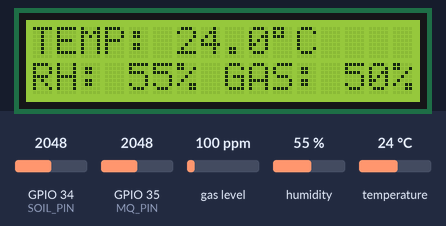
Bench run of a sketch on a simulated ESP32. Parts: 16×2 character LCD. The inputs (shaded band) are chosen by the test bench; at power-on: humidity 55 %, GPIO 35 (MQ_PIN) = 2048, temperature 24 °C, GPIO 34 (SOIL_PIN) = 2048, gas level 100 ppm. WiFi joins after 1.5 s; servers stay silent unless stated; uploads are accepted with an empty reply; what the sketch prints to the serial monitor is not drawn.

Above: at 4.3 s.
4.4 s: humidity set to 22 %
At 9.1 s:
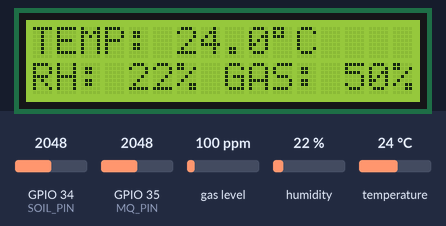
9.9 s: GPIO 35 (MQ_PIN) set to 2866
At 14.4 s:
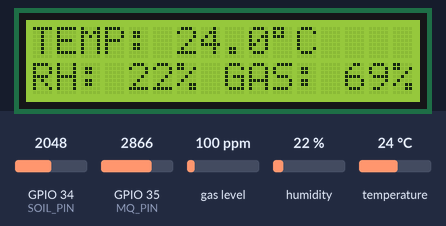
15.2 s: temperature set to 12 °C
At 19.8 s:
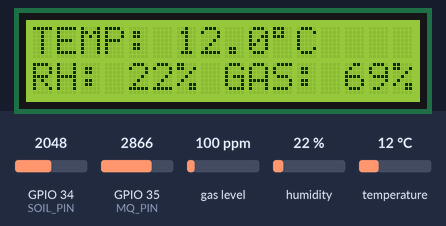
20.5 s: GPIO 35 (MQ_PIN) set to 3972
At 25.2 s:
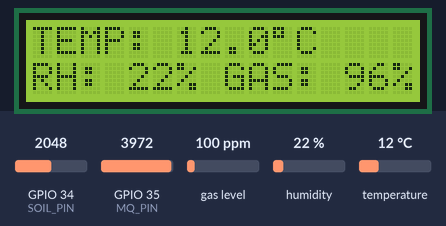
25.7 s: humidity set to 40 %
At 30.5 s:
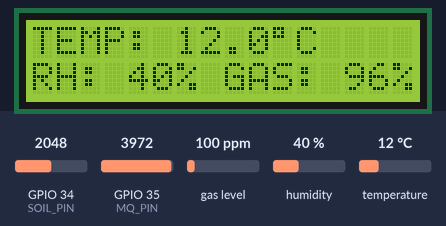
31.0 s: temperature set to 19 °C
At 35.9 s:
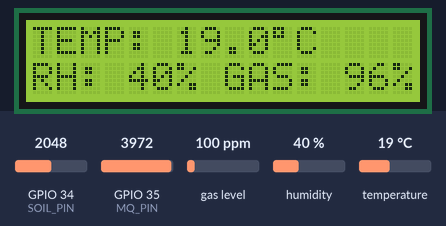
Timing chart, 0 to 37.3 s (numbered marks = the images above; inputs shaded):
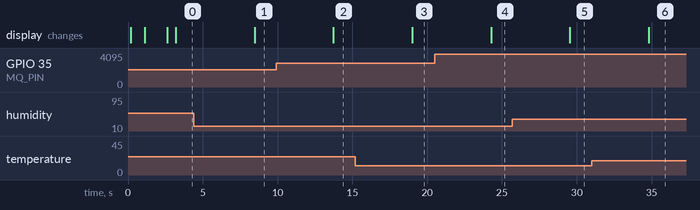

The sketch:

air_dht_mq135_supabase.ino
```cpp
#include <WiFi.h>
#include <HTTPClient.h>
#include <DHT.h>
#include <MQUnifiedsensor.h>
#include <Wire.h>
#include <LiquidCrystal_I2C.h>

// ── Configurazione ──────────────────────────────────────────
#define DHT_PIN     14
#define DHT_TYPE    DHT11
#define MQ_PIN      35
#define SOIL_PIN    34

#define SCREEN_SDA  21
#define SCREEN_SCL  22


#define Board                   ("ESP-32")
#define Pin                     (35) // GPIO 34 (Analogico ADC1)
#define Type                    ("MQ-135")
#define Voltage_Resolution      (3.3) // ESP32 lavora a 3.3V
#define ADC_Bit_Resolution      (12)  // ESP32 ha 12-bit di risoluzione
#define RatioMQ135CleanAir      (3.6)

MQUnifiedsensor MQ135(Board, Voltage_Resolution, ADC_Bit_Resolution, Pin, Type);

#include "arduino_secrets.h"

const char* ssid       = WIFI_SSID;
const char* password   = WIFI_PASSWORD;
const char* SUPA_URL   = SUPABASE_URL;
const char* SUPA_KEY   = SUPABASE_ANON_KEY;
// ────────────────────────────────────────────────────────────

DHT dht(DHT_PIN, DHT_TYPE);
LiquidCrystal_I2C lcd(0x27, 16, 2);

void setup() {
  Serial.begin(115200);
  dht.begin();
  MQ135.setRegressionMethod(1);
  MQ135.init();
  Wire.begin(SCREEN_SDA, SCREEN_SCL);
  lcd.init();
  lcd.backlight();

  Serial.print("Riscaldamento e calibrazione...");
  lcd.setCursor(0, 0);
  lcd.print("Calibrazione");
  float calcR0 = 0;
  for(int i = 1; i<=10; i ++) {
    MQ135.update();
    calcR0 += MQ135.calibrate(RatioMQ135CleanAir);
    delay(100);
    lcd.setCursor(6, 1);
    lcd.print("%");
  }
  MQ135.setR0(calcR0/10);
  Serial.println(" Pronto!");
  lcd.setCursor(0, 1);
  lcd.print("Finita !!!");


  WiFi.begin(ssid, password);
  Serial.print("Connessione WiFi");
  while (WiFi.status() != WL_CONNECTED) {
    delay(500);
    Serial.print(".");
  }
  Serial.println(" OK — IP: " + WiFi.localIP().toString());
  lcd.clear();
  lcd.setCursor(0, 0);
  lcd.print("Pronto");
  delay(500);
  lcd.clear();
}

void loop() {
  MQ135.update();
  float temp     = dht.readTemperature();
  float humidity = dht.readHumidity();
  int   airRaw   = analogRead(MQ_PIN);
  int airMap = map(airRaw, 0, 4095, 0, 100);
  int soilRaw = analogRead(SOIL_PIN);
  int soilMoisture = map(soilRaw, 4095, 0, 0, 100);
  soilMoisture = constrain(soilMoisture, 0, 100);

  // Stima CO2
  MQ135.setA(110.47); MQ135.setB(-2.862);
  float CO2 = MQ135.readSensor();

  // Stima Ammoniaca
  MQ135.setA(102.2); MQ135.setB(-2.473);
  float NH4 = MQ135.readSensor();

  // Stima Toluene
  MQ135.setA(44.947); MQ135.setB(-3.445);
  float Toluene = MQ135.readSensor();

  Serial.printf("CO2: %.2f PPM | NH4: %.2f PPM | Toluene: %.2f PPM\n", CO2, NH4, Toluene);


  if (isnan(temp) || isnan(humidity)) {
    Serial.println("Errore DHT11, riprovo...");
    delay(200);
  }

  Serial.printf("T=%.1f°C  H=%.1f%%  CO2=%.2f  NH4=%.2f  Toluene=%.2f SoilMoisture=%d\n",
               temp, humidity, CO2, NH4, Toluene, soilMoisture);

  lcd.clear();
  lcd.setCursor(0, 0);
  lcd.print("TEMP: ");
  lcd.setCursor(6, 0);
  lcd.print(temp);
  lcd.setCursor(10, 0);
  lcd.print((char)223);
  lcd.setCursor(11, 0);
  lcd.print("C");

  lcd.setCursor(0, 1);
  lcd.print("RH: ");
  lcd.setCursor(4, 1);
  lcd.print(humidity);
  lcd.setCursor(6, 1);
  lcd.print("%");

  lcd.setCursor(7, 1);
  lcd.print(" GAS: ");
  lcd.setCursor(13, 1);
  lcd.print(airMap);
  lcd.setCursor(15, 1);
  lcd.print("%");

  if (WiFi.status() == WL_CONNECTED) {
    HTTPClient http;
    http.begin(SUPA_URL);
    http.addHeader("Content-Type", "application/json");
    http.addHeader("apikey", SUPA_KEY);
    http.addHeader("Authorization", String("Bearer ") + SUPA_KEY);
    http.addHeader("Prefer", "return=minimal");

    String body = "{\"temp\":"        + String(temp, 1) +
                  ",\"humidity\":"    + String(humidity, 1) +
                  ",\"air_quality\":" + String(airMap) +
                  ",\"co2\":"         + String(CO2, 2) +
                  ",\"nh4\":"         + String(NH4, 2) +
                  ",\"toluene\":"     + String(Toluene, 2) +
                  ",\"soil_moisture\":"+ String(soilMoisture) + "}";

    int code = http.POST(body);
    Serial.println(code == 201 ? "✓ Inviato" : "✗ Errore HTTP " + String(code));
    http.end();
}

  delay(5000);  // ogni 30 secondi
}
```

arduino_secrets.example.h
```cpp
#ifndef ARDUINO_SECRETS_H
#define ARDUINO_SECRETS_H

// Copia questo file in arduino_secrets.h e inserisci i valori reali.
#define WIFI_SSID "YOUR_WIFI_SSID"
#define WIFI_PASSWORD "YOUR_WIFI_PASSWORD"
#define SUPABASE_URL "https://your-project.supabase.co/rest/v1/sensor_data"
#define SUPABASE_ANON_KEY "YOUR_SUPABASE_ANON_KEY"

#endif
```

Measured:
- after the input at 4.4 s, the display: changes after 4.1 s (image 1)
- after the input at 9.9 s, the display: changes after 3.8 s (image 2)
- after the input at 15.2 s, the display: changes after 3.8 s (image 3)
- after the input at 20.5 s, the display: changes after 3.8 s (image 4)
- after the input at 25.7 s, the display: changes after 3.8 s (image 5)
- after the input at 31.0 s, the display: changes after 3.8 s (image 6)
